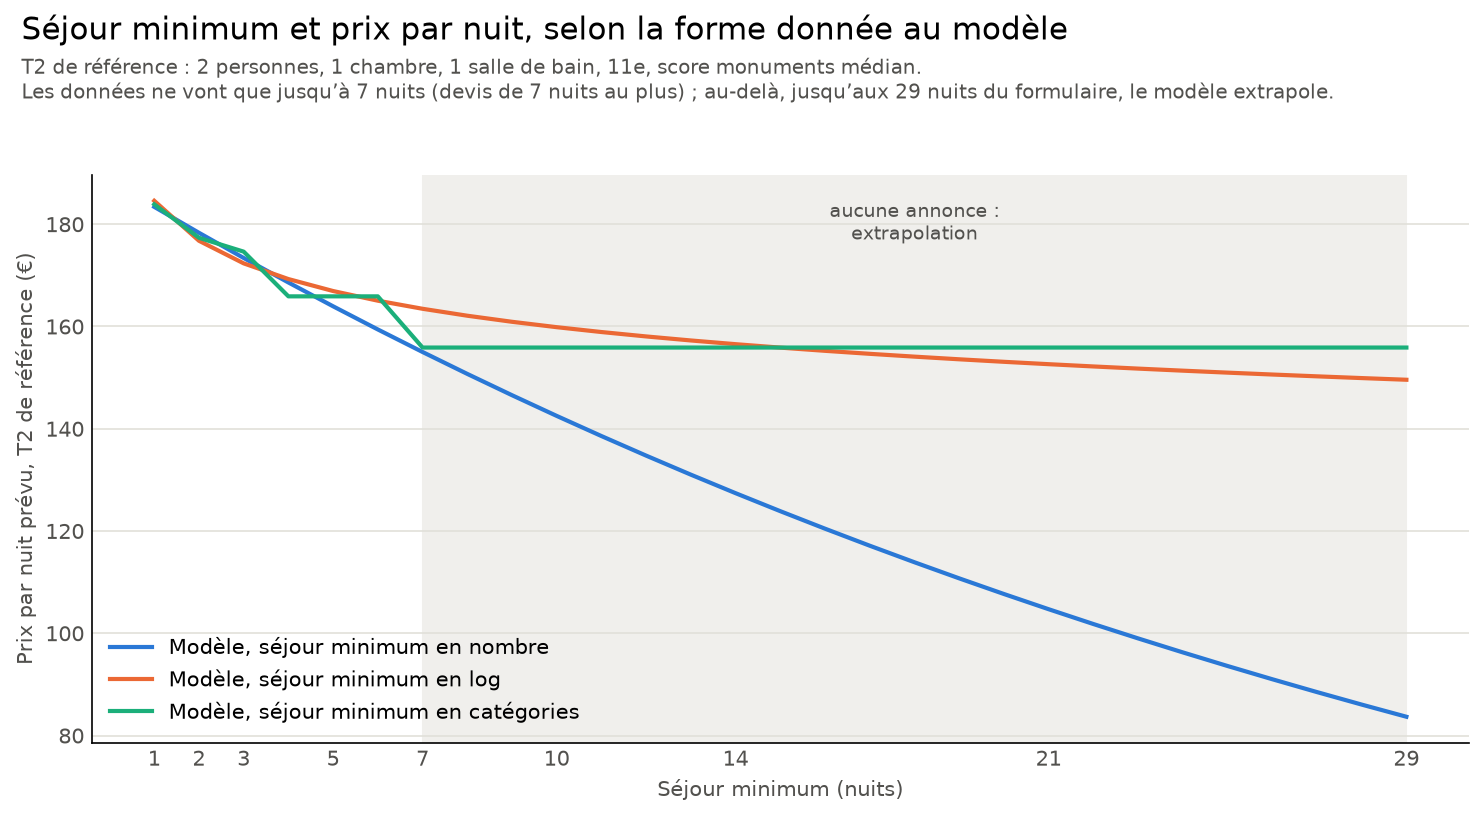

Reproduce this figure in Python.
"""Does the minimum stay make the nightly price model more precise? No arguments.

Adds the minimum stay (1 to 29 nights, the web form's range) to the final price models, in three
forms: a number (the only one web/start.py can feed without change), its log, and categories.
Same listings and same 5 folds as modele_lineaire_enrichi/ (revenu.out_of_fold).
"""

import matplotlib
matplotlib.use('Agg')  # Save images without requiring a desktop window.
import matplotlib.pyplot as plt
import numpy as np
import pandas as pd
from sklearn.linear_model import LinearRegression

from monuments import BLUE, ORANGE, finish, plain
from precision import BOOSTING, LINEAR, boosting
from regression import INK, load_data
from residus import metrics as price_metrics
from revenu import PRICE, load_listings, out_of_fold, show


STAYS = [0, 1, 2, 3, 6, 29]
STAY_LABELS = ['1', '2', '3', '4-6', '7-29']


def with_stay(base, form):
    """A final model's inputs plus the minimum stay in the given form."""
    def build(frame, reference):
        X = base(frame, reference)
        nights = frame['minimum_nights'].astype(float)
        if form == 'nombre':
            X['minimum_nights'] = nights
        elif form == 'log':
            X['log_minimum_nights'] = np.log(nights)
        elif form == 'catégories':
            stay = pd.cut(nights, STAYS, labels=STAY_LABELS)
            X = X.join(pd.get_dummies(stay, prefix='sejour', dtype=int).drop(columns='sejour_2'))
        return X
    return build


VARIANTS = {
    'Linéaire enrichi (actuel)': (LinearRegression, LINEAR),
    'Linéaire enrichi + séjour minimum (nombre)': (LinearRegression, with_stay(LINEAR, 'nombre')),
    'Linéaire enrichi + séjour minimum (log)': (LinearRegression, with_stay(LINEAR, 'log')),
    'Linéaire enrichi + séjour minimum (catégories)': (LinearRegression, with_stay(LINEAR, 'catégories')),
    'Gradient boosting (actuel)': (boosting, BOOSTING),
    'Gradient boosting + séjour minimum (nombre)': (boosting, with_stay(BOOSTING, 'nombre')),
}


def quotes(data):
    """How often the quote length equals the minimum stay, and the median price by minimum stay."""
    airbnb, _, _ = load_data()
    quote = (pd.to_datetime(airbnb.loc[data.index, 'price_quote_checkout_date'])
             - pd.to_datetime(airbnb.loc[data.index, 'price_quote_checkin_date'])).dt.days
    same = int((quote == data['minimum_nights']).sum())
    print(f'\nDevis dont la durée est égale au séjour minimum : {same:,} sur {len(data):,}'.replace(',', ' '))
    stay = pd.cut(data['minimum_nights'], STAYS, labels=STAY_LABELS)
    table = data.groupby(stay, observed=True)[PRICE].agg(annonces='size', **{'prix médian (€)': 'median'})
    print('\nAnnonces et prix médian par séjour minimum\n' + table.round(0).to_string())


def effects(data, types):
    """Price of the reference T2 (2 guests, 1 bedroom, 11th, median monument score) by minimum stay."""
    reference = pd.DataFrame({'minimum_nights': np.arange(1, 30), 'accommodates': 2, 'bedrooms': 1, 'bathrooms': 1,
                              'arrondissement': 11, 'property_type': 'Entire rental unit',
                              'tourist_proximity_score': data['tourist_proximity_score'].median()})
    both = pd.concat([data, reference], ignore_index=True)  # One design matrix: same columns for both parts.
    curves = {}
    for form in ['nombre', 'log', 'catégories']:
        X = with_stay(LINEAR, form)(both, {'types': types})
        model = LinearRegression().fit(X.iloc[:len(data)], np.log(data[PRICE].to_numpy()))
        curves[form] = np.exp(model.predict(X.iloc[len(data):]))
    curves = pd.DataFrame(curves, index=reference['minimum_nights'])
    print('\nPrix typique du T2 de référence selon le séjour minimum (€)\n'
          + curves.loc[[1, 2, 3, 5, 7, 14, 29]].round(0).to_string())
    return curves


def plot(curves, data):
    fig, ax = plt.subplots(figsize=(10, 5.5))
    longest = int(data['minimum_nights'].max())
    ax.axvspan(longest, 29, color='#f0efec', zorder=0)  # No listing there: the curves are extrapolated.
    ax.text((longest + 29) / 2, curves.to_numpy().max(), 'aucune annonce :\nextrapolation', ha='center', va='top',
            color=INK, fontsize=9)
    for (form, color) in zip(curves, [BLUE, ORANGE, '#1baf7a']):
        ax.plot(curves.index, curves[form], color=color, linewidth=2, label=f'Modèle, séjour minimum en {form}')
    ax.set_xlabel('Séjour minimum (nuits)', color=INK)
    ax.set_ylabel('Prix par nuit prévu, T2 de référence (€)', color=INK)
    ax.set_xticks([1, 2, 3, 5, 7, 10, 14, 21, 29])
    ax.legend(loc='lower left', frameon=False)
    plain(ax, 'y')
    finish(fig, 'Séjour minimum et prix par nuit, selon la forme donnée au modèle',
           'T2 de référence : 2 personnes, 1 chambre, 1 salle de bain, 11e, score monuments médian.\n'
           f'Les données ne vont que jusqu’à {longest} nuits (devis de 7 nuits au plus) ; au-delà, jusqu’aux 29 nuits '
           'du formulaire, le modèle extrapole.',
           'sejour_minimum.png')


def main():
    data, _, _, _ = load_listings()
    types = sorted(data['property_type'].unique())
    quotes(data)
    rows = {}
    for name, (make_model, build) in VARIANTS.items():
        typical, _ = out_of_fold(make_model, build, data, types)
        rows[name] = price_metrics(data[PRICE], typical)
    show('Prix par nuit typique (€, mêmes 5 plis que le modèle de l’appli)', rows)
    plot(effects(data, types), data)


if __name__ == '__main__':
    main()
